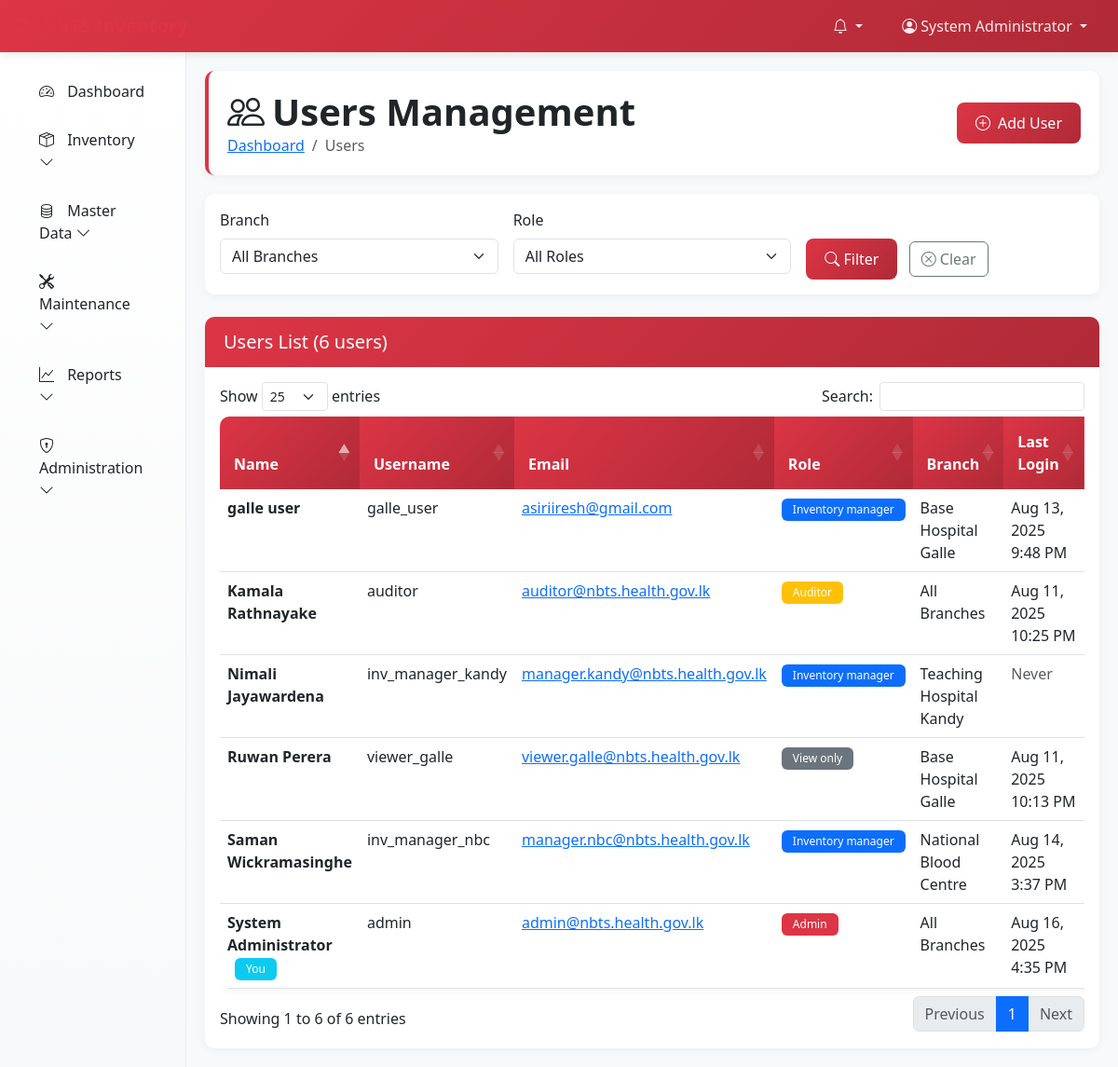
The page /pages/users/index.php (signed in) on the database its author committed.
### tables this page shows
CREATE TABLE IF NOT EXISTS `users` (
  `id` int NOT NULL AUTO_INCREMENT,
  `username` varchar(50) NOT NULL,
  `email` varchar(100) NOT NULL,
  `password` varchar(255) NOT NULL,
  `first_name` varchar(50) NOT NULL,
  `last_name` varchar(50) NOT NULL,
  `role` enum('admin','inventory_manager','view_only','auditor') NOT NULL DEFAULT 'view_only',
  `branch_id` int DEFAULT NULL,
  `is_active` tinyint(1) NOT NULL DEFAULT '1',
  `last_login` datetime DEFAULT NULL,
  `created_at` timestamp NULL DEFAULT CURRENT_TIMESTAMP,
  `updated_at` timestamp NULL DEFAULT CURRENT_TIMESTAMP ON UPDATE CURRENT_TIMESTAMP,
  PRIMARY KEY (`id`),
  UNIQUE KEY `username` (`username`),
  UNIQUE KEY `email` (`email`)
);

CREATE TABLE IF NOT EXISTS `branches` (
  `id` int NOT NULL AUTO_INCREMENT,
  `name` varchar(100) NOT NULL,
  `code` varchar(20) NOT NULL,
  `address` text NOT NULL,
  `city` varchar(50) NOT NULL,
  `district` varchar(50) NOT NULL,
  `phone` varchar(20) DEFAULT NULL,
  `email` varchar(100) DEFAULT NULL,
  `manager_name` varchar(100) DEFAULT NULL,
  `is_active` tinyint(1) NOT NULL DEFAULT '1',
  `created_at` timestamp NULL DEFAULT CURRENT_TIMESTAMP,
  `updated_at` timestamp NULL DEFAULT CURRENT_TIMESTAMP ON UPDATE CURRENT_TIMESTAMP,
  PRIMARY KEY (`id`),
  UNIQUE KEY `code` (`code`)
);

### config/database.php (called while the page is built, shortened)
<?php
function getDatabaseConnection() {
    static $connection = null;
    if ($connection === null) {
        try {
            $connection = new mysqli(DB_HOST, DB_USERNAME, DB_PASSWORD, DB_NAME);
            $connection->set_charset(DB_CHARSET);
            $connection->query("SET time_zone = '+05:30'");
        } catch (Exception $e) {
            error_log("Database connection error: " . $e->getMessage());
            die("Database connection failed. Please check configuration.");
        }
    }
    return $connection;
}
function executeQuery($query, $params = [], $types = '') {
    $conn = getDatabaseConnection();
    $stmt = $conn->prepare($query);
    $result = $stmt->execute();
    return $stmt;
}
function fetchAll($query, $params = [], $types = '') {
    $stmt = executeQuery($query, $params, $types);
    $result = $stmt->get_result();
    return $result->fetch_all(MYSQLI_ASSOC);
}
?>

### config/config.php (called while the page is built, shortened)
<?php
require_once 'database.php';
function formatDateTime($datetime, $format = 'Y-m-d H:i:s') {
    return (empty($datetime) || $datetime === '0000-00-00 00:00:00') ? '' : date($format, strtotime($datetime));
}
?>

### pages/users/index.php (the view, shortened to what this page needs)
<?php
require_once '../../config/config.php';
$query = "SELECT u.*, b.name as branch_name FROM users u LEFT JOIN branches b ON u.branch_id = b.id WHERE 1=1";
$params = [];
$types = '';
$query .= " ORDER BY u.first_name, u.last_name";
$users = fetchAll($query, $params, $types);
include '../../includes/header.php';
?>
<div class="page-header fade-in">
    <div class="d-flex justify-content-between align-items-center">
        <div>
            <h1><i class="bi bi-people me-2"></i>Users Management</h1>
            <nav aria-label="breadcrumb">
                <ol class="breadcrumb">
                    <li class="breadcrumb-item"><a href="/pages/dashboard.php">Dashboard</a></li>
                    <li class="breadcrumb-item active">Users</li>
                </ol>
            </nav>
        </div>
        <div>
            <button type="button" class="btn btn-primary" data-bs-toggle="modal" data-bs-target="#userModal" onclick="openAddModal()">
                <i class="bi bi-plus-circle me-2"></i>Add User
            </button>
        </div>
    </div>
</div>
<div class="card mb-4 fade-in">
    <div class="card-body">
        <form method="GET" class="row g-3">
            <div class="col-md-4">
                <label for="branch_id" class="form-label">Branch</label>
                <select class="form-select" id="branch_id" name="branch_id">
                    <option value="">All Branches</option>
                </select>
            </div>
            <div class="col-md-4">
                <label for="role" class="form-label">Role</label>
                <select class="form-select" id="role" name="role">
                    <option value="">All Roles</option>
                </select>
            </div>
            <div class="col-md-4">
                <label class="form-label">&nbsp;</label>
                <div>
                    <button type="submit" class="btn btn-primary me-2">
                        <i class="bi bi-search"></i> Filter
                    </button>
                    <a href="index.php" class="btn btn-outline-secondary">
                        <i class="bi bi-x-circle"></i> Clear
                    </a>
                </div>
            </div>
        </form>
    </div>
</div>
<div class="card fade-in">
    <div class="card-header">
        <h5 class="mb-0">Users List (<?php echo count($users); ?> users)</h5>
    </div>
    <div class="card-body">
        <div class="table-responsive">
            <table class="table table-hover" id="usersTable">
                <thead>
                    <tr>
                        <th>Name</th>
                        <th>Username</th>
                        <th>Email</th>
                        <th>Role</th>
                        <th>Branch</th>
                        <th>Last Login</th>
                    </tr>
                </thead>
                <tbody>
                    <?php foreach ($users as $user): ?>
                        <tr>
                            <td>
                                <strong><?php echo htmlspecialchars($user['first_name'] . ' ' . $user['last_name']); ?></strong>
                                <?php if ($user['id'] == $_SESSION['user_id']): ?>
                                    <span class="badge bg-info ms-2">You</span>
                                <?php endif; ?>
                            </td>
                            <td><?php echo htmlspecialchars($user['username']); ?></td>
                            <td>
                                <a href="mailto:<?php echo htmlspecialchars($user['email']); ?>">
                                    <?php echo htmlspecialchars($user['email']); ?>
                                </a>
                            </td>
                            <td>
                                <?php
                                $role_badges = [
                                    'admin' => 'bg-danger',
                                    'inventory_manager' => 'bg-primary',
                                    'view_only' => 'bg-secondary',
                                    'auditor' => 'bg-warning'
                                ];
                                ?>
                                <span class="badge <?php echo $role_badges[$user['role']] ?? 'bg-secondary'; ?>">
                                    <?php echo ucfirst(str_replace('_', ' ', $user['role'])); ?>
                                </span>
                            </td>
                            <td><?php echo htmlspecialchars($user['branch_name'] ?: 'All Branches'); ?></td>
                            <td>
                                <?php if ($user['last_login']): ?>
                                    <?php echo formatDateTime($user['last_login'], 'M j, Y g:i A'); ?>
                                <?php else: ?>
                                    <span class="text-muted">Never</span>
                                <?php endif; ?>
                            </td>
                        </tr>
                    <?php endforeach; ?>
                </tbody>
            </table>
        </div>
    </div>
</div>
<?php
include '../../includes/footer.php';
?>

### includes/header.php (style rules this page uses)
:root { --nbts-primary: #dc3545; --nbts-secondary: #0d6efd; --nbts-success: #198754; --nbts-warning: #ffc107; --nbts-danger: #dc3545; --nbts-info: #0dcaf0; --nbts-light: #f8f9fa; --nbts-dark: #212529; }
.page-header { background: white; padding: 20px; border-radius: 10px; box-shadow: 0 2px 10px rgba(0,0,0,0.05); margin-bottom: 20px; border-left: 4px solid var(--nbts-primary); }
.page-header h1 { margin: 0; color: var(--nbts-dark); font-weight: 600; }
.page-header .breadcrumb { margin: 0; background: none; padding: 0; }
.card { border: none; border-radius: 10px; box-shadow: 0 2px 10px rgba(0,0,0,0.05); transition: transform 0.3s ease, box-shadow 0.3s ease; }
.card-header { background: linear-gradient(135deg, var(--nbts-primary), #b02a37); color: white; border-radius: 10px 10px 0 0 !important; padding: 15px 20px; border: none; font-weight: 600; }
.btn-primary { background: linear-gradient(135deg, var(--nbts-primary), #b02a37); border: none; border-radius: 8px; font-weight: 500; padding: 10px 20px; transition: all 0.3s ease; }
.table { background: white; border-radius: 10px; overflow: hidden; box-shadow: 0 2px 10px rgba(0,0,0,0.05); }
.table thead th { background: linear-gradient(135deg, var(--nbts-primary), #b02a37); color: white; font-weight: 600; border: none; padding: 15px; }
.table tbody tr { transition: background-color 0.3s ease; }
.badge { font-weight: 500; border-radius: 6px; padding: 6px 12px; }
.fade-in { animation: fadeIn 0.5s ease-in-out; }

### rows shown on the page
users: first_name+last_name "galle user", username "galle_user", email "asiriiresh@gmail.com", role "Inventory manager", branch.name "Base Hospital Galle", last_login "Aug 13, 2025 9:48 PM"
users: first_name+last_name "Kamala Rathnayake", username "auditor", email "auditor@nbts.health.gov.lk", role "Auditor", branch_name "All Branches", last_login "Aug 11, 2025 10:25 PM"
users: first_name+last_name "Nimali Jayawardena", username "inv_manager_kandy", email "manager.kandy@nbts.health.gov.lk", role "Inventory manager", branch.name "Teaching Hospital Kandy", shows "Never"
users: first_name+last_name "Ruwan Perera", username "viewer_galle", email "viewer.galle@nbts.health.gov.lk", role "View only", branch.name "Base Hospital Galle", last_login "Aug 11, 2025 10:13 PM"
users: first_name+last_name "Saman Wickramasinghe", username "inv_manager_nbc", email "manager.nbc@nbts.health.gov.lk", role "Inventory manager", branch.name "National Blood Centre", last_login "Aug 14, 2025 3:37 PM"
users: first_name+last_name "System Administrator", shows "You", username "admin", email "admin@nbts.health.gov.lk", role "Admin", branch_name "All Branches", last_login "Aug 16, 2025 4:35 PM"

### other values the page prints
$_SESSION['user_name'] "System Administrator"
count($users) "6"
